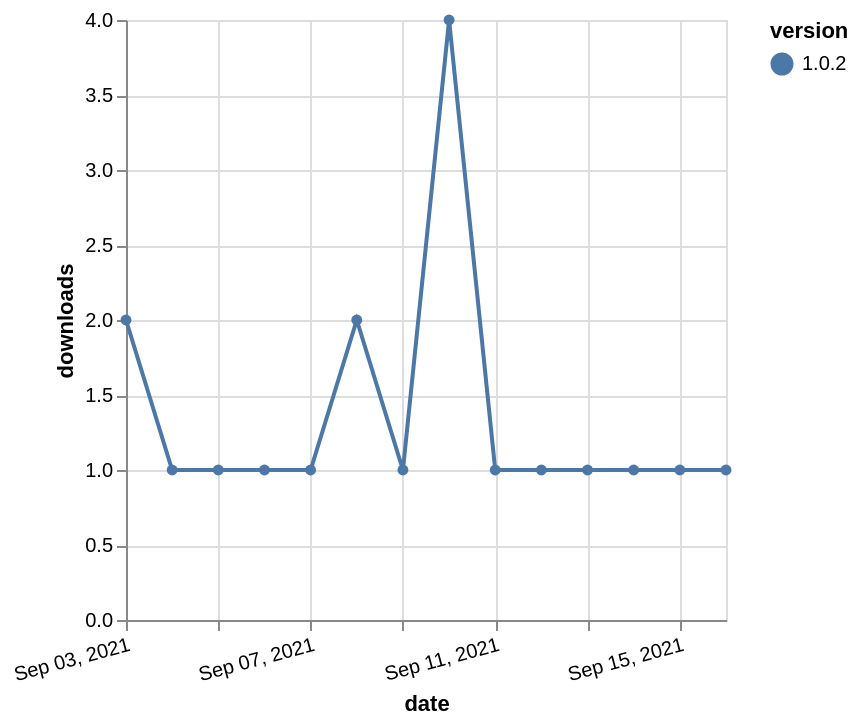

Write a Vega-Lite specification for this figure.
### Vega-Lite specification from a JSON file in a GitHub repository (floating-point values rounded to 4 significant figures)
{"$schema": "https://vega.github.io/schema/vega-lite/v5.json", "description": "A simple bar chart with embedded data.", "data": {"values": [{"date": "2021-09-03", "total": 114, "delta": 2, "version": "1.0.2"}, {"date": "2021-09-04", "total": 115, "delta": 1, "version": "1.0.2"}, {"date": "2021-09-05", "total": 116, "delta": 1, "version": "1.0.2"}, {"date": "2021-09-06", "total": 117, "delta": 1, "version": "1.0.2"}, {"date": "2021-09-07", "total": 118, "delta": 1, "version": "1.0.2"}, {"date": "2021-09-08", "total": 120, "delta": 2, "version": "1.0.2"}, {"date": "2021-09-09", "total": 121, "delta": 1, "version": "1.0.2"}, {"date": "2021-09-10", "total": 125, "delta": 4, "version": "1.0.2"}, {"date": "2021-09-11", "total": 126, "delta": 1, "version": "1.0.2"}, {"date": "2021-09-12", "total": 127, "delta": 1, "version": "1.0.2"}, {"date": "2021-09-13", "total": 128, "delta": 1, "version": "1.0.2"}, {"date": "2021-09-14", "total": 129, "delta": 1, "version": "1.0.2"}, {"date": "2021-09-15", "total": 130, "delta": 1, "version": "1.0.2"}, {"date": "2021-09-16", "total": 131, "delta": 1, "version": "1.0.2"}]}, "width": "container", "mark": {"type": "line", "point": {"filled": true}}, "encoding": {"x": {"field": "date", "type": "temporal", "timeUnit": "yearmonthdate", "title": "date", "axis": {"labelAngle": -15}}, "y": {"field": "delta", "type": "quantitative", "title": "downloads"}, "color": {"field": "version", "type": "nominal"}, "tooltip": {"field": "delta"}}}
